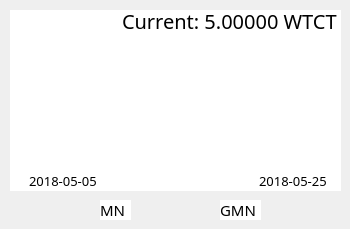
       <widget class="QWidget" name="tab">
        <attribute name="title">
         <string>Balance</string>
        </attribute>
        <widget class="QGraphicsView" name="graphicsView">
         <property name="geometry">
          <rect>
           <x>10</x>
           <y>10</y>
           <width>331</width>
           <height>181</height>
          </rect>
         </property>
         <property name="autoFillBackground">
          <bool>true</bool>
         </property>
         <property name="frameShape">
          <enum>QFrame::NoFrame</enum>
         </property>
         <property name="frameShadow">
          <enum>QFrame::Plain</enum>
         </property>
         <property name="lineWidth">
          <number>1</number>
         </property>
         <property name="midLineWidth">
          <number>0</number>
         </property>
         <property name="verticalScrollBarPolicy">
          <enum>Qt::ScrollBarAlwaysOff</enum>
         </property>
         <property name="horizontalScrollBarPolicy">
          <enum>Qt::ScrollBarAlwaysOff</enum>
         </property>
         <property name="sizeAdjustPolicy">
          <enum>QAbstractScrollArea::AdjustToContents</enum>
         </property>
         <property name="dragMode">
          <enum>QGraphicsView::ScrollHandDrag</enum>
         </property>
         <property name="resizeAnchor">
          <enum>QGraphicsView::AnchorUnderMouse</enum>
         </property>
        </widget>
        <widget class="QLabel" name="label_32">
         <property name="geometry">
          <rect>
           <x>80</x>
           <y>200</y>
           <width>21</width>
           <height>20</height>
          </rect>
         </property>
         <property name="text">
          <string/>
         </property>
         <property name="pixmap">
          <pixmap>../WaltonWallet_Mac/pic/GPoint.png</pixmap>
         </property>
        </widget>
        <widget class="QLabel" name="label_30">
         <property name="geometry">
          <rect>
           <x>100</x>
           <y>200</y>
           <width>31</width>
           <height>20</height>
          </rect>
         </property>
         <property name="font">
          <font>
           <family>微软雅黑</family>
           <pointsize>11</pointsize>
          </font>
         </property>
         <property name="styleSheet">
          <string notr="true">background-color: rgb(255, 255, 255);</string>
         </property>
         <property name="text">
          <string>MN</string>
         </property>
        </widget>
        <widget class="QLabel" name="label_33">
         <property name="geometry">
          <rect>
           <x>220</x>
           <y>200</y>
           <width>41</width>
           <height>20</height>
          </rect>
         </property>
         <property name="font">
          <font>
           <family>微软雅黑</family>
           <pointsize>11</pointsize>
          </font>
         </property>
         <property name="styleSheet">
          <string notr="true">background-color: rgb(255, 255, 255);</string>
         </property>
         <property name="text">
          <string>GMN</string>
         </property>
        </widget>
        <widget class="QLineEdit" name="lineEdit_35">
         <property name="geometry">
          <rect>
           <x>20</x>
           <y>10</y>
           <width>321</width>
           <height>21</height>
          </rect>
         </property>
         <property name="font">
          <font>
           <family>等线</family>
           <pointsize>15</pointsize>
          </font>
         </property>
         <property name="toolTip">
          <string/>
         </property>
         <property name="statusTip">
          <string/>
         </property>
         <property name="whatsThis">
          <string/>
         </property>
         <property name="accessibleName">
          <string/>
         </property>
         <property name="accessibleDescription">
          <string/>
         </property>
         <property name="styleSheet">
          <string notr="true">
QLineEdit[echoMode=&quot;2&quot;] {
    lineedit-password-character:42;
}
</string>
         </property>
         <property name="text">
          <string>Current: 5.00000 WTCT</string>
         </property>
         <property name="frame">
          <bool>false</bool>
         </property>
         <property name="echoMode">
          <enum>QLineEdit::Normal</enum>
         </property>
         <property name="alignment">
          <set>Qt::AlignRight|Qt::AlignTrailing|Qt::AlignVCenter</set>
         </property>
         <property name="placeholderText">
          <string/>
         </property>
        </widget>
        <widget class="QLineEdit" name="lineEdit_36">
         <property name="geometry">
          <rect>
           <x>20</x>
           <y>170</y>
           <width>81</width>
           <height>21</height>
          </rect>
         </property>
         <property name="font">
          <font>
           <family>微软雅黑</family>
           <pointsize>10</pointsize>
          </font>
         </property>
         <property name="toolTip">
          <string/>
         </property>
         <property name="statusTip">
          <string/>
         </property>
         <property name="whatsThis">
          <string/>
         </property>
         <property name="accessibleName">
          <string/>
         </property>
         <property name="accessibleDescription">
          <string/>
         </property>
         <property name="styleSheet">
          <string notr="true">
QLineEdit[echoMode=&quot;2&quot;] {
    lineedit-password-character:42;
}
</string>
         </property>
         <property name="text">
          <string>2018-05-05</string>
         </property>
         <property name="frame">
          <bool>false</bool>
         </property>
         <property name="echoMode">
          <enum>QLineEdit::Normal</enum>
         </property>
         <property name="alignment">
          <set>Qt::AlignRight|Qt::AlignTrailing|Qt::AlignVCenter</set>
         </property>
         <property name="placeholderText">
          <string/>
         </property>
        </widget>
        <widget class="QLineEdit" name="lineEdit_37">
         <property name="geometry">
          <rect>
           <x>250</x>
           <y>170</y>
           <width>81</width>
           <height>21</height>
          </rect>
         </property>
         <property name="font">
          <font>
           <family>微软雅黑</family>
           <pointsize>10</pointsize>
          </font>
         </property>
         <property name="toolTip">
          <string/>
         </property>
         <property name="statusTip">
          <string/>
         </property>
         <property name="whatsThis">
          <string/>
         </property>
         <property name="accessibleName">
          <string/>
         </property>
         <property name="accessibleDescription">
          <string/>
         </property>
         <property name="styleSheet">
          <string notr="true">
QLineEdit[echoMode=&quot;2&quot;] {
    lineedit-password-character:42;
}
</string>
         </property>
         <property name="text">
          <string>2018-05-25</string>
         </property>
         <property name="frame">
          <bool>false</bool>
         </property>
         <property name="echoMode">
          <enum>QLineEdit::Normal</enum>
         </property>
         <property name="alignment">
          <set>Qt::AlignRight|Qt::AlignTrailing|Qt::AlignVCenter</set>
         </property>
         <property name="placeholderText">
          <string/>
         </property>
        </widget>
        <widget class="QLabel" name="label_34">
         <property name="geometry">
          <rect>
           <x>200</x>
           <y>200</y>
           <width>21</width>
           <height>20</height>
          </rect>
         </property>
         <property name="text">
          <string/>
         </property>
         <property name="pixmap">
          <pixmap>../WaltonWallet_Mac/pic/GPoint.png</pixmap>
         </property>
        </widget>
       </widget>
